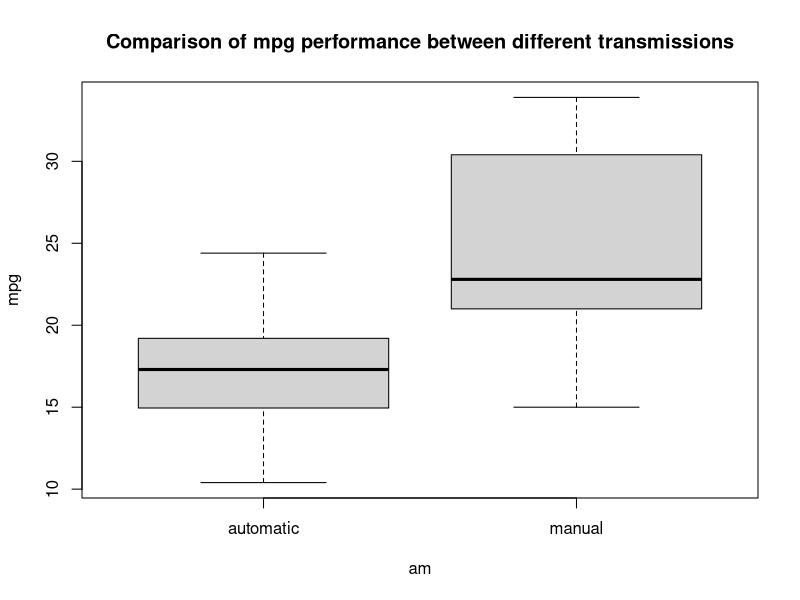
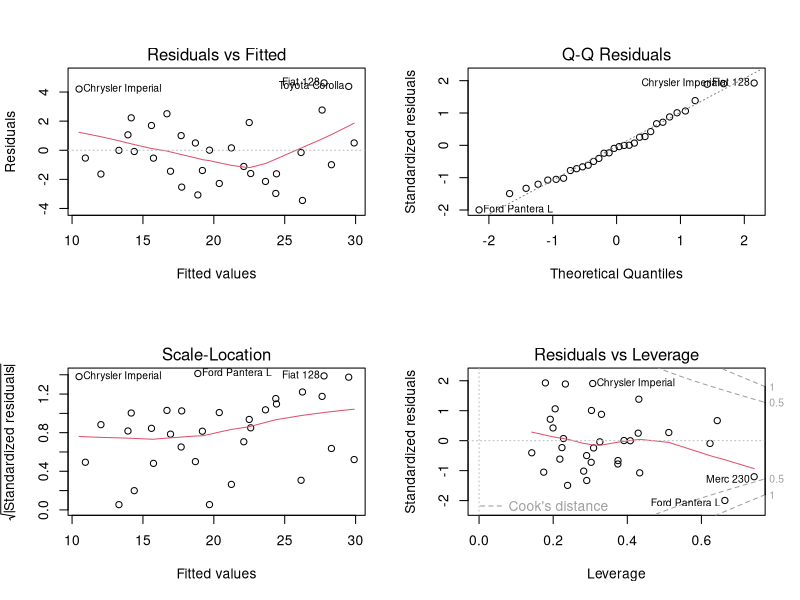

The R script that drew these images, in order:
## ---- chunk 1
library(ggplot2)
library(car)
data <- mtcars
head(data)
data$am <- factor(data$am)
levels(data$am)<-c("automatic", "manual")
## ---- chunk 2
t.test(data$mpg[data$am == "automatic"], data$mpg[data$am == "manual"])
boxplot(mpg ~ am, data, main = "Comparison of mpg performance between different transmissions")
am_fit <- lm(mpg ~ am-1, data)
summary(am_fit)$coef
fit <- lm(mpg ~ ., data)
par(mfrow = c(2,2))
plot(fit)
## ---- chunk 3
test_fit <- lm(mpg ~ am-1, data)
vif(fit)
fit1 <- lm(mpg ~ am+cyl+disp+wt-1, data)
summary(fit1)$coef
## ---- chunk 4
final_fit <- lm(mpg ~ am + cyl + wt -1, data)
sum_fit <- summary(final_fit)$coef
Interval <- sum_fit[2,1]+c(-1,1)*qt(.975,final_fit$df)*sum_fit[2,2]
## ---- chunk 5
test_fit1 <- lm(mpg ~ am + cyl-1, data)
test_fit2 <- lm(mpg ~ am + disp-1, data)
test_fit3 <- lm(mpg ~ am + wt-1, data)
anova(test_fit, test_fit1)
anova(test_fit, test_fit2)
anova(test_fit, test_fit3)
test_fit4 <- lm(mpg ~ am + cyl + wt-1, data)
test_fit5 <- lm(mpg ~ am + cyl + wt + disp-1, data)
anova(test_fit ,test_fit1 ,test_fit4, test_fit5)
